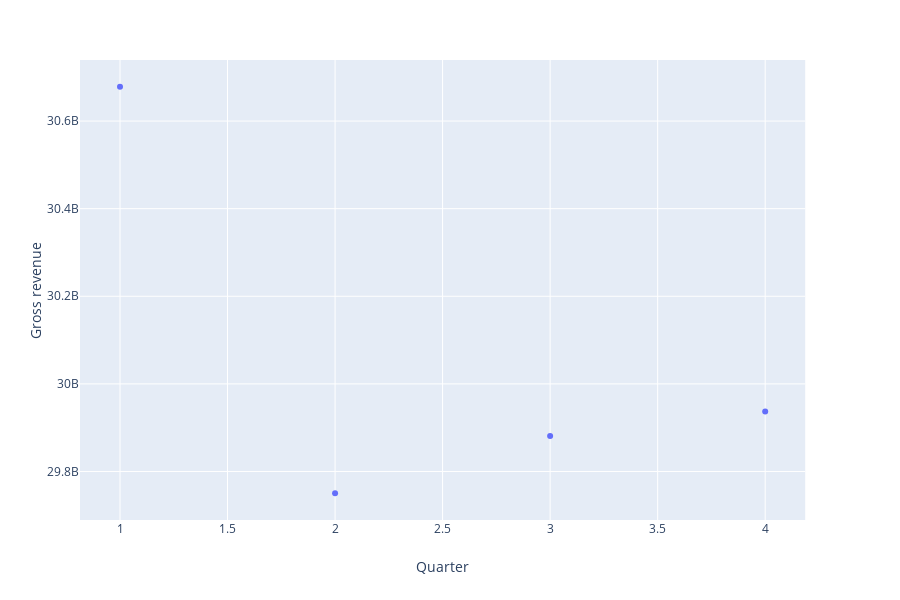

This figure's notebook cell:
### Code cell
# Plot the quarterly revenue across all stores.
quarterly_df = monthly_df.groupby(monthly_df.index // 3).sum().reset_index()
quarterly_df.rename(columns={'index': 'Quarter'}, inplace=True)
quarterly_df['Quarter'] = quarterly_df['Quarter'] + 1
fig = px.scatter(quarterly_df, 'Quarter', 'Gross revenue')
fig.show()

### Figure 1 — Plotly figure (JSON) as saved in the notebook; plotly's stock layout.template omitted (floating-point values rounded to 4 significant figures)
{"data": [{"hoverlabel": {"namelength": 0}, "hovertemplate": "Quarter=%{x}<br>Gross revenue=%{y}", "legendgroup": "", "marker": {"color": "#636efa", "symbol": "circle"}, "mode": "markers", "name": "", "showlegend": false, "type": "scatter", "x": [1, 2, 3, 4], "xaxis": "x", "y": [30680000000.0, 29750000000.0, 29880000000.0, 29940000000.0], "yaxis": "y"}], "layout": {"height": 600, "legend": {"tracegroupgap": 0}, "margin": {"t": 60}, "xaxis": {"anchor": "y", "domain": [0, 0.98], "title": {"text": "Quarter"}}, "yaxis": {"anchor": "x", "domain": [0, 1], "title": {"text": "Gross revenue"}}}}
